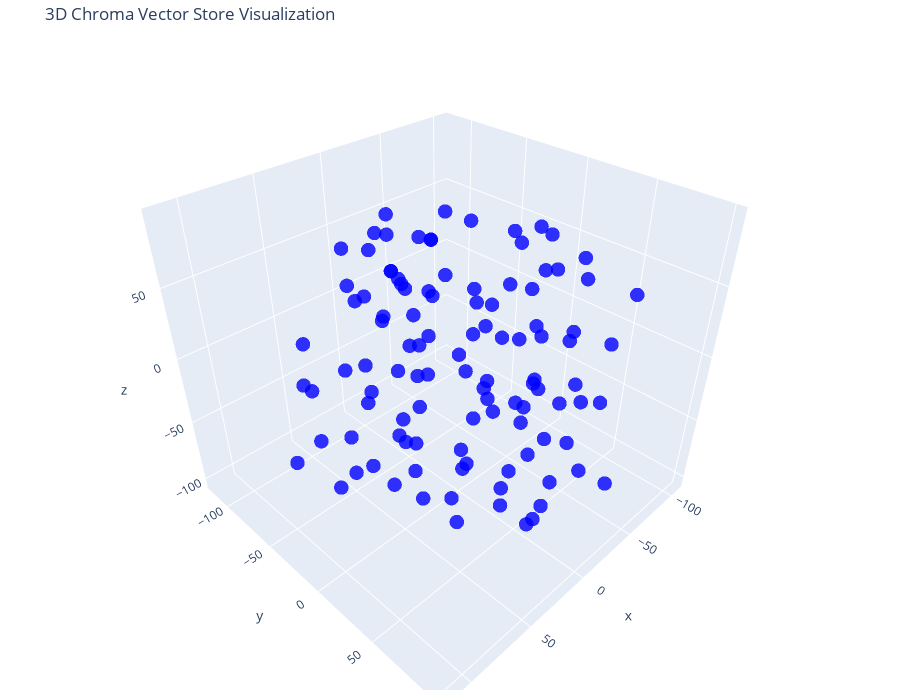

This figure's notebook cell:
### Code cell
# Let's try 3D!

tsne = TSNE(n_components=3, random_state=42)
reduced_vectors = tsne.fit_transform(vectors)

# Create the 3D scatter plot
fig = go.Figure(data=[go.Scatter3d(
    x=reduced_vectors[:, 0],
    y=reduced_vectors[:, 1],
    z=reduced_vectors[:, 2],
    mode='markers',
    marker=dict(size=5, color=colors, opacity=0.8),
    text=[f"Type: {t}<br>Text: {d[:100]}..." for t, d in zip(doc_types, documents)],
    hoverinfo='text'
)])

fig.update_layout(
    title='3D Chroma Vector Store Visualization',
    scene=dict(xaxis_title='x', yaxis_title='y', zaxis_title='z'),
    width=900,
    height=700,
    margin=dict(r=20, b=10, l=10, t=40)
)

fig.show()

### Figure 1 — Plotly figure (JSON) as saved in the notebook; plotly's stock layout.template omitted (floating-point values rounded to 4 significant figures)
{"data": [{"hoverinfo": "text", "marker": {"color": ["blue", "blue", "blue", "blue", "blue", "blue", "blue", "blue", "blue", "blue", "blue", "blue", "blue", "blue", "blue", "blue", "blue", "blue", "blue", "blue", "blue", "blue", "blue", "blue", "blue", "blue", "blue", "blue", "blue", "blue", "blue", "blue", "blue", "blue", "blue", "blue", "blue", "blue", "blue", "blue", "blue", "blue", "blue", "blue", "blue", "blue", "blue", "blue", "blue", "blue", "blue", "blue", "blue", "blue", "blue", "blue", "blue", "blue", "blue", "blue", "blue", "blue", "blue", "blue", "blue", "blue", "blue", "blue", "blue", "blue", "blue", "blue", "blue", "blue", "blue", "blue", "blue", "blue", "blue", "blue", "blue", "blue", "blue", "blue", "blue", "blue", "blue", "blue", "blue", "blue", "blue", "blue", "blue", "blue", "blue", "blue", "blue", "blue", "blue", "blue", "blue", "blue", "blue", "blue", "blue", "blue", "blue", "blue"], "opacity": 0.8, "size": 5}, "mode": "markers", "text": ["Type: PDF<br>Text: R e v i e w s / C o m m e n t a r i e s / P o s i t i o n \nS t a t e m e n t s\nC\nO\nM\nM\nI\nT\nT\nE\nE \nR\n...", "Type: PDF<br>Text: Committee Report\nis an absolute deficiency of insulin secre-\ntion. Individuals at increased risk of ...", "Type: PDF<br>Text: Committee Report\nresistance with an insulin secretory\ndefect.\n4. A recent international meeting revi...", "Type: PDF<br>Text: Committee Report\nStages\nTypes\nNormoglycemia\nNormal glucose regulation\nHyperglycemia\nImpaired Glucose...", "Type: PDF<br>Text: Committee Report\nnot HLA associated. An absolute require-\nment for insulin replacement therapy in\naf...", "Type: PDF<br>Text: Committee Report\ninsulin secretion (69,70). Fibrocalculous\npancreatopathy may be accompanied by\nabdo...", "Type: PDF<br>Text: Committee Report\nTable 2—Screening and diagnosis scheme\nfor GDM\nPlasma \n50-g \n100-g\nglucose \nscreeni...", "Type: PDF<br>Text: Committee Report\nTable 3—Criteria for the diagnosis of diabetes mellitus\nSymptoms of diabetes plus c...", "Type: PDF<br>Text: Committee Report\nin terms of the properties previously used\nto justify diagnostic criteria.\nThese fi...", "Type: PDF<br>Text: Committee \nReport\nTable 5—FPG cutpoints equivalent to the WHO 2-h plasma glucose criterion of 200 mg...", "Type: PDF<br>Text: Committee Report\nas treatment goals (137). The new diag-\nnostic cutpoint (FPG ^126 mg/dl) is based\no...", "Type: PDF<br>Text: Committee Report\nden of type 2 diabetes and its complications.\nHowever, to increase the cost-effecti...", "Type: PDF<br>Text: Committee Report\nEvans DF, Hartz AJ, Kalkhoff RK, Adams\nPW: Relationship of body fat distribution\nto...", "Type: PDF<br>Text: Committee Report\n[Ser82-1] insulin. Proc Natl Acad Sri USA\n80:6366-6370,1983\n61. Given BD, Mako ME, ...", "Type: PDF<br>Text: Committee Report\nglucose intolerance and diabetes mellitus\nin the first two months postpartum. Am]\nO...", "Type: PDF<br>Text: E p i d e m i o I o g y / H e a 11 h S e r v i c e s / P s y c h o s o c i a I \nR e s e a r c h\nN A ...", "Type: PDF<br>Text: King, Aubert, and Herman\nBecause the great majority of people\nwith diabetes are adults, the study wa...", "Type: PDF<br>Text: Global burden of diabetes\nDeveloped\nDeveloping\nWorld\nB\nFormerly \nMiddle\nsocialists \nEastern\neconomie...", "Type: PDF<br>Text: King, Aubert, and Herman\n350\n300\n250\n200\n150\n100\n50\nDeveloped\nDeveloping\nWorld\nB\n70\n60\n50\n40\n30 --*\n...", "Type: PDF<br>Text: Global burden of diabetes\nDeveloped countries\n1 20\n45-64\nage group (years)\nDeveloping countries\n120\n...", "Type: PDF<br>Text: King, Aubert, and Herman\n1.2\n1.0\n0.8\no1 0.6\n0.4\n0.2\n0.0 I\nDeveloped\nDeveloping\nWorld\nB\n1.8\n1.6\n1.4\n1...", "Type: PDF<br>Text: Global burden of diabetes\nAppendix 1—Description of survey data used for the calculation of country ...", "Type: PDF<br>Text: King, Aubert, and Herman\nAppendix 2—Population size, prevalence of diabetes, and number of people wi...", "Type: PDF<br>Text: Global burden of diabetes\nAppendix 2 (continued)\nNumber of people (000)\nCountry\nand year\nNetherlands...", "Type: PDF<br>Text: King, Aubert, and Herman\nAppendix 2 (continued)\nCountry\nand year\nPoland\n1995\n2000\n2025\nRepublic of M...", "Type: PDF<br>Text: Global burden of diabetes\nAppendix 2 (continued)\nCountry\nand year\nJordan\n1995\n2000\n2025\nKazakhstan\n1...", "Type: PDF<br>Text: King, Aubert, and Herman\nAppendix 2 (continued)\nCountry\nand year\nOther Asia and islands\n1995\n2000\n20...", "Type: PDF<br>Text: Global burden of diabetes\nAppendix 2 (continued)\nCountry\nand year\nNiue\n1995\n2000\n2025\nPalau\n1995\n200...", "Type: PDF<br>Text: King, Aubert, and Herman\nAppendix 2 (continued)\nCountry\nand year\nBrazil\n1995\n2000\n2025\nChile\n1995\n20...", "Type: PDF<br>Text: Global burden of diabetes\nAppendix 2 (continued)\nCountry\nand year\nParaguay\n1995\n2000\n2025\nPeru\n1995\n...", "Type: PDF<br>Text: King, Aubert, and Herman\nAppendix 2 (continued)\nCountry\nand year\nCongo\n1995\n2000\n2025\nCOte d'lvoire\n...", "Type: PDF<br>Text: Global burden of diabetes\nAppendix 2 (continued)\nCountry\nand year\nNiger\n1995\n2000\n2025\nNigeria\n1995\n...", "Type: PDF<br>Text: King, Aubert, and Herman\nReferences\n1. King H, Rewers M, WHO Ad Hoc Diabetes\nReporting Group: Global...", "Type: PDF<br>Text: Baseline Characteristics of the Diabetic\nParticipants in the Antihypertensive and\nLipid-Lowering Tre...", "Type: PDF<br>Text: for subgroup analyses. Four classes of\nantihypertensive medications are being\nrandomly assigned and ...", "Type: PDF<br>Text: and each of the nondiuretic treatments.\nThis calculation assumes a 16% risk re-\nduction in outcome (...", "Type: PDF<br>Text: have found similar results. Other studies\nhave shown Hispanic men and women to\nhave poorly controlle...", "Type: PDF<br>Text: L, D’Onofrio F: Metabolic and cardiovas-\ncular effects of carvedilol and atenolol in\nnon-insulin dep...", "Type: PDF<br>Text: The New England Journal of Medicine is produced by NEJM Group, a division of the Massachusetts Medic...", "Type: PDF<br>Text: The New England Journal of Medicine is produced by NEJM Group, a division of the Massachusetts Medic...", "Type: PDF<br>Text: The New England Journal of Medicine is produced by NEJM Group, a division of the Massachusetts Medic...", "Type: PDF<br>Text: The New England Journal of Medicine is produced by NEJM Group, a division of the Massachusetts Medic...", "Type: PDF<br>Text: The New England Journal of Medicine is produced by NEJM Group, a division of the Massachusetts Medic...", "Type: PDF<br>Text: The New England Journal of Medicine is produced by NEJM Group, a division of the Massachusetts Medic...", "Type: PDF<br>Text: The New England Journal of Medicine is produced by NEJM Group, a division of the Massachusetts Medic...", "Type: PDF<br>Text: The New England Journal of Medicine is produced by NEJM Group, a division of the Massachusetts Medic...", "Type: PDF<br>Text: The New England Journal of Medicine is produced by NEJM Group, a division of the Massachusetts Medic...", "Type: PDF<br>Text: The New England Journal of Medicine is produced by NEJM Group, a division of the Massachusetts Medic...", "Type: PDF<br>Text: The New England Journal of Medicine is produced by NEJM Group, a division of the Massachusetts Medic...", "Type: PDF<br>Text: The New England Journal of Medicine is produced by NEJM Group, a division of the Massachusetts Medic...", "Type: PDF<br>Text: The New England Journal of Medicine is produced by NEJM Group, a division of the Massachusetts Medic...", "Type: PDF<br>Text: The New England Journal of Medicine is produced by NEJM Group, a division of the Massachusetts Medic...", "Type: PDF<br>Text: The New England Journal of Medicine is produced by NEJM Group, a division of the Massachusetts Medic...", "Type: PDF<br>Text: The New England Journal of Medicine is produced by NEJM Group, a division of the Massachusetts Medic...", "Type: PDF<br>Text: The New England Journal of Medicine is produced by NEJM Group, a division of the Massachusetts Medic...", "Type: PDF<br>Text: The New England\n \nJournal \n \nof\n \n Medicine\n \nCopyright © 2001 by the Massachusetts Medical Society\n...", "Type: PDF<br>Text: 1344\n \n·\n \nN Engl J Med, Vol. 344, No. 18\n \n·\n \nMay 3, 2001\n \n·\n \nwww.nejm.org\n \nThe New England Jou...", "Type: PDF<br>Text: LIFESTYLE CHANGES TO PREVENT TYPE 2 DIABETES AMONG SUBJECTS WITH IMPAIRED GLUCOSE TOLERANCE\n \nN Engl...", "Type: PDF<br>Text: 1346\n \n·\n \nN Engl J Med, Vol. 344, No. 18\n \n·\n \nMay 3, 2001\n \n·\n \nwww.nejm.org\n \nThe New England Jou...", "Type: PDF<br>Text: LIFESTYLE CHANGES TO PREVENT TYPE 2 DIABETES AMONG SUBJECTS WITH IMPAIRED GLUCOSE TOLERANCE\nN Engl J...", "Type: PDF<br>Text: 1348 · N Engl J Med, Vol. 344, No. 18 · May 3, 2001 · www.nejm.org\nThe New England Journal of Medici...", "Type: PDF<br>Text: LIFESTYLE CHANGES TO PREVENT TYPE 2 DIABETES AMONG SUBJECTS WITH IMPAIRED GLUCOSE TOLERANCE\nN Engl J...", "Type: PDF<br>Text: 1350 · N Engl J Med, Vol. 344, No. 18 · May 3, 2001 · www.nejm.org\nThe New England Journal of Medici...", "Type: PDF<br>Text: N Engl J Med, Vol. 345, No. 10\n \n·\n \nSeptember 6, 2001\n \n·\n \nwww.nejm.org\n \n·\n \n725\n \nCHEMORADIOTHER...", "Type: PDF<br>Text: 726\n \n·\n \nN Engl J Med, Vol. 345, No. 10\n \n·\n \nSeptember 6, 2001\n \n·\n \nwww.nejm.org\n \nThe New Englan...", "Type: PDF<br>Text: CHEMORADIOTHERAPY PLUS SURGERY FOR GASTRIC ADENOCARCINOMA\n \nN Engl J Med, Vol. 345, No. 10\n \n·\n \nSep...", "Type: PDF<br>Text: 728\n \n·\n \nN Engl J Med, Vol. 345, No. 10\n \n·\n \nSeptember 6, 2001\n \n·\n \nwww.nejm.org\n \nThe New Englan...", "Type: PDF<br>Text: CHEMORADIOTHERAPY PLUS SURGERY FOR GASTRIC ADENOCARCINOMA\nN Engl J Med, Vol. 345, No. 10 · September...", "Type: PDF<br>Text: 730 · N Engl J Med, Vol. 345, No. 10 · September 6, 2001 · www.nejm.org\nThe New England Journal of M...", "Type: PDF<br>Text: n engl j med 358;24  www.nejm.org  june 12, 2008\n2545\nThe new england  \njournal of medicine\nestablis...", "Type: PDF<br>Text: The new engl and jour nal of medicine\nn engl j med 358;24  www.nejm.org  june 12, 2008\n2546\nT\nype 2 ...", "Type: PDF<br>Text: Intensive Glucose Lowering in Type 2 Diabetes\nn engl j med 358;24  www.nejm.org  june 12, 2008\n2547\n...", "Type: PDF<br>Text: The new engl and jour nal of medicine\nn engl j med 358;24  www.nejm.org  june 12, 2008\n2548\nTable 1....", "Type: PDF<br>Text: Intensive Glucose Lowering in Type 2 Diabetes\nn engl j med 358;24  www.nejm.org  june 12, 2008\n2549\n...", "Type: PDF<br>Text: The new engl and jour nal of medicine\nn engl j med 358;24  www.nejm.org  june 12, 2008\n2550\nat the t...", "Type: PDF<br>Text: Intensive Glucose Lowering in Type 2 Diabetes\nn engl j med 358;24  www.nejm.org  june 12, 2008\n2551\n...", "Type: PDF<br>Text: The new engl and jour nal of medicine\nn engl j med 358;24  www.nejm.org  june 12, 2008\n2552\nzone), w...", "Type: PDF<br>Text: Intensive Glucose Lowering in Type 2 Diabetes\nn engl j med 358;24  www.nejm.org  june 12, 2008\n2553\n...", "Type: PDF<br>Text: The new engl and jour nal of medicine\nn engl j med 358;24  www.nejm.org  june 12, 2008\n2554\nfied any...", "Type: PDF<br>Text: Intensive Glucose Lowering in Type 2 Diabetes\nn engl j med 358;24  www.nejm.org  june 12, 2008\n2555\n...", "Type: PDF<br>Text: The new engl and jour nal of medicine\nn engl j med 358;24  www.nejm.org  june 12, 2008\n2556\nties. Fi...", "Type: PDF<br>Text: Intensive Glucose Lowering in Type 2 Diabetes\nn engl j med 358;24  www.nejm.org  june 12, 2008\n2557\n...", "Type: PDF<br>Text: The new engl and jour nal of medicine\nn engl j med 358;24  www.nejm.org  june 12, 2008\n2558\nStewart....", "Type: PDF<br>Text: Intensive Glucose Lowering in Type 2 Diabetes\nn engl j med 358;24  www.nejm.org  june 12, 2008\n2559\n...", "Type: PDF<br>Text: original article\nThe new engl and jour nal of medicine\nn engl j med 358;24  www.nejm.org  june 12, 2...", "Type: PDF<br>Text: Intensive Blood Glucose Control and Vascular Outcomes in Type 2 Diabetes\nn engl j med 358;24  www.ne...", "Type: PDF<br>Text: The new engl and jour nal of medicine\nn engl j med 358;24  www.nejm.org  june 12, 2008\n2562\nfasting ...", "Type: PDF<br>Text: Intensive Blood Glucose Control and Vascular Outcomes in Type 2 Diabetes\nn engl j med 358;24  www.ne...", "Type: PDF<br>Text: The new engl and jour nal of medicine\nn engl j med 358;24  www.nejm.org  june 12, 2008\n2564\nTable 1....", "Type: PDF<br>Text: Intensive Blood Glucose Control and Vascular Outcomes in Type 2 Diabetes\nn engl j med 358;24  www.ne...", "Type: PDF<br>Text: The new engl and jour nal of medicine\nn engl j med 358;24  www.nejm.org  june 12, 2008\n2566\npost-ran...", "Type: PDF<br>Text: Intensive Blood Glucose Control and Vascular Outcomes in Type 2 Diabetes\nn engl j med 358;24  www.ne...", "Type: PDF<br>Text: The new engl and jour nal of medicine\nn engl j med 358;24  www.nejm.org  june 12, 2008\n2568\nfor any ...", "Type: PDF<br>Text: Intensive Blood Glucose Control and Vascular Outcomes in Type 2 Diabetes\nn engl j med 358;24  www.ne...", "Type: PDF<br>Text: The new engl and jour nal of medicine\nn engl j med 358;24  www.nejm.org  june 12, 2008\n2570\nIntensiv...", "Type: PDF<br>Text: Intensive Blood Glucose Control and Vascular Outcomes in Type 2 Diabetes\nn engl j med 358;24  www.ne...", "Type: PDF<br>Text: n engl j med 358;24  www.nejm.org  june 12, 2008\n2572\nIntensive Blood Glucose Control and Vascular O...", "Type: PDF<br>Text: leitlinien für die praxis\nWien Klin Wochenschr (2023) 135 (Suppl 1):S7–S17\nhttps://doi.org/10.1007/s...", "Type: PDF<br>Text: leitlinien für die praxis\nRisiko für vaskuläre Erkrankungen (koronare Herz-\nkrankheit, Schlaganfall)...", "Type: PDF<br>Text: leitlinien für die praxis\ndere genetische Syndrome (z.B. Down-, Klinefelter-,\nTurner-Syndrome), Infe...", "Type: PDF<br>Text: leitlinien für die praxis\n\u0002 Bei Situationen/Erkrankungen mit erhöhtem Ery-\nthrozytenumsatz (z.B. Sch...", "Type: PDF<br>Text: leitlinien für die praxis\nGlukosebestimmung (Zeitpunkt 120min nach\nGlukoseaufnahme)\n\u0002 Kontraindikati...", "Type: PDF<br>Text: leitlinien für die praxis\nTab. 4\nAusgewählte Studien zur Prävention des Typ 2 Diabetes mittels Leben...", "Type: PDF<br>Text: leitlinien für die praxis\nwicht und Adipositas zu langfristiger Reduktion des\nKörpergewichts um mind...", "Type: PDF<br>Text: leitlinien für die praxis\nTab. 5\nAusgewählte Medikamente in der Prävention von Typ 2 Diabetes. Die A...", "Type: PDF<br>Text: leitlinien für die praxis\nkeiten vorliegen [36]. Im Fall eines positiven Nachwei-\nses von Autoantikö...", "Type: PDF<br>Text: leitlinien für die praxis\ntion Program Outcomes Study (DPPOS). Diabetes Care.\n2019;42(9):1809–15.\n24...", "Type: PDF<br>Text: leitlinien für die praxis\n59. ORIGIN Trial Investigators, Gerstein HC, Bosch J, et al.\nBasal insulin..."], "type": "scatter3d", "x": [-13.4, -9.175, -19.24, -44.8, -12.83, -1.953, 114.4, -75.91, 42.52, 62.63, -32.65, 25.17, 22.18, -17.66, -29.56, -86.89, 48.63, 45.86, 75.5, 33.1, 110.2, 41.04, 61.18, 68.51, 89.91, 61.23, 70.27, 89.91, 60.74, 72.98, 74.12, 89.23, 9.629, 7.111, -10.51, -31.25, -51.7, -8.272, -28.16, -27.8, -55.03, -30.19, -19.18, -37.33, -37.33, -54.95, -3.135, 19.35, -25.36, 4.7, -42.01, -1.213, -19.18, 1.778, -0.4448, 62.85, 60.91, 77.99, 44.65, 57.51, 43.13, 72.96, 21.31, -106.0, -65.68, -103.1, -78.71, -82.45, -97.44, 17.97, -6.933, 15.49, 55.39, -47.26, 6.47, -21.58, -68.49, -9.308, -17.2, 15.04, -53.32, 34.53, -2.343, -10.3, 18.37, 10.68, -16.22, 2.862, 28.12, -34.56, -3.093, 6.838, -42.97, -34.84, 21.53, 26.2, -3.78, -42.55, -67.89, -44.94, -54.33, -56.42, -52.68, -72.28, -33.47, -29.79, 93.1, 22.66], "y": [74.34, 49.74, 61.19, 65.13, 32.58, 58.6, 12.0, 3.1, 99.88, 89.09, -6.373, -20.43, 14.73, 22.87, 94.21, 50.87, 45.19, 49.44, 45.31, 34.34, -21.26, 2.879, 11.11, 13.31, -36.5, -14.82, -62.52, 6.194, -35.8, -18.74, -52.93, -11.12, 10.72, -80.21, -70.9, 63.96, 83.11, -37.97, -117.8, -72.23, -68.16, -99.5, -83.94, -63.71, -63.71, -94.41, -79.52, -82.69, -50.46, -67.13, -99.95, -102.5, -83.94, -109.1, -55.27, 30.55, -13.06, 5.961, 3.775, 25.43, 17.94, 16.55, 80.01, -10.22, 3.811, -15.27, -27.41, -2.793, 16.88, -34.68, 16.99, 24.15, 75.27, 19.93, 49.95, 24.85, -3.67, 37.2, 44.36, -12.17, -27.71, -49.79, -15.59, -11.21, -42.53, 14.5, -2.639, 38.41, 72.79, 24.23, 7.161, 82.52, -13.67, 56.18, -15.66, 54.17, 81.91, 46.27, 45.55, 35.33, 68.17, 18.48, -26.81, 1.864, -18.75, -21.23, 52.87, -18.85], "z": [-28.0, -50.09, -72.52, -76.82, -77.66, -99.65, 13.23, -15.14, -21.5, -14.43, -34.93, 53.17, -90.22, -103.1, -58.24, -4.247, -69.81, -22.25, -31.31, -44.25, -25.77, -38.89, -15.47, -47.55, 10.07, -55.67, 16.54, -28.59, 6.074, -27.82, -11.28, -52.41, -58.76, -62.51, -48.32, 70.32, 60.05, -33.36, 23.49, -10.08, 12.46, 55.83, 23.15, 47.16, 47.16, 32.43, 58.19, 27.85, 15.27, 1.895, -2.064, -0.3686, 23.15, 38.45, 35.83, 17.0, 65.81, 39.23, 34.77, 51.41, 74.37, 71.63, -61.77, 19.48, 69.49, 44.92, 51.69, 30.7, 41.37, -55.02, -23.11, 38.33, 34.9, 13.54, -0.5886, 81.59, -90.09, 29.51, 0.5502, 20.13, -10.58, -40.43, 93.31, -5.189, 77.05, 5.6, 34.16, 70.58, 21.01, 46.89, 52.79, 57.09, 16.66, 31.48, -7.767, 54.93, 23.72, -30.31, -43.67, -67.85, -24.18, -41.11, -62.57, -53.46, -74.62, 76.94, 24.7, -88.07]}], "layout": {"height": 700, "margin": {"b": 10, "l": 10, "r": 20, "t": 40}, "scene": {"xaxis": {"title": {"text": "x"}}, "yaxis": {"title": {"text": "y"}}, "zaxis": {"title": {"text": "z"}}}, "title": {"text": "3D Chroma Vector Store Visualization"}, "width": 900}}
